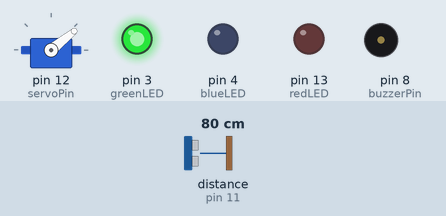
Recording of a sketch running on a simulated Arduino Uno, built with avr-gcc and run on an emulated ATmega328P. Shown: servo, output pins drawn as LEDs (lit = HIGH), buzzer (waves = sounding). Wiring (inferred from the names in the program): ultrasonic range finder: trigger pin 10; echo pin 11. Inputs (shaded band) come from the test bench; at power-on: distance to the obstacle (sensor on pin 11) 80 cm. The echo pulse lasts 58.3 µs per cm; pins used as bus, display or sensor lines are not drawn; what the sketch prints to the serial monitor is not drawn.

Above: at 1.2 s.
1.3 s: distance to the obstacle (sensor on pin 11) set to 2 cm
At 1.9 s:
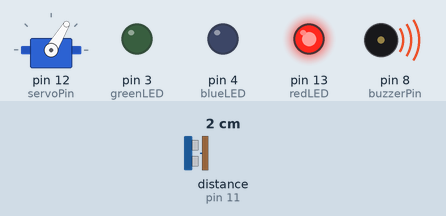
4.3 s: distance to the obstacle (sensor on pin 11) set to 120 cm
At 6.12 s:
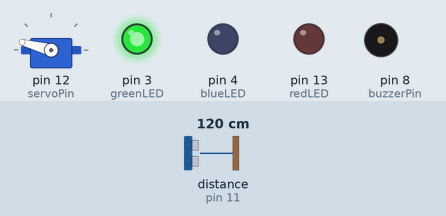
7.3 s: distance to the obstacle (sensor on pin 11) set to 4 cm
At 8.0 s:
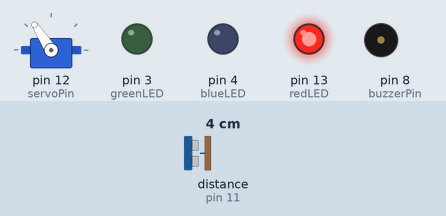
10.3 s: distance to the obstacle (sensor on pin 11) set to 250 cm
At 10.69 s:
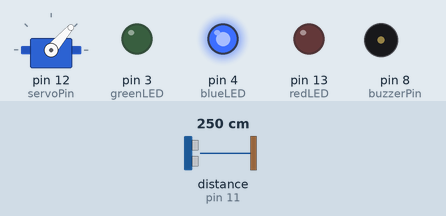
13.3 s: distance to the obstacle (sensor on pin 11) set to 18 cm
16.3 s: distance to the obstacle (sensor on pin 11) set to 23 cm
Timing chart, 0 to 25.8 s (numbered marks = the images above; inputs shaded):
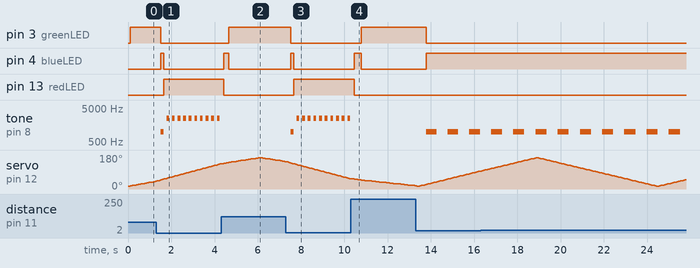

Measured:
- after the input at 1.3 s, pin 3 (greenLED): HIGH → LOW after 0.22 s; pin 4 (blueLED): LOW → HIGH after 0.22 s, → LOW 0.13 s later; pin 13 (redLED): LOW → HIGH after 0.35 s; tone on pin 8 (buzzerPin): silent → 1000 Hz after 0.22 s, then repeats every 0.26 s: silent 0.13 s, 2500 Hz 0.13 s
- after the input at 4.3 s, pin 3 (greenLED): LOW → HIGH after 0.36 s; pin 4 (blueLED): LOW → HIGH after 0.13 s, → LOW 0.23 s later; pin 13 (redLED): HIGH → LOW after 0.13 s; tone on pin 8 (buzzerPin): stops changing and stays silent
- after the input at 7.3 s, pin 3 (greenLED): HIGH → LOW after 0.23 s; pin 4 (blueLED): LOW → HIGH after 0.23 s, → LOW 0.13 s later; pin 13 (redLED): LOW → HIGH after 0.36 s; tone on pin 8 (buzzerPin): silent → 1000 Hz after 0.23 s, then repeats every 0.26 s: silent 0.13 s, 2500 Hz 0.13 s
- after the input at 10.3 s, pin 3 (greenLED): LOW → HIGH after 0.48 s; pin 4 (blueLED): LOW → HIGH after 0.15 s, → LOW 0.33 s later; pin 13 (redLED): HIGH → LOW after 0.15 s; tone on pin 8 (buzzerPin): stops changing and stays silent
- after the input at 13.3 s, pin 3 (greenLED): HIGH → LOW after 0.48 s; pin 4 (blueLED): LOW → HIGH after 0.48 s; tone on pin 8 (buzzerPin): alternates 1000 Hz for 0.50 s and silent for 0.50 s, starting after 0.48 s

The sketch:

GrowSafe.ino
```cpp
#include <Servo.h>

const int trigPin = 10;
const int echoPin = 11;
const int servoPin = 12;
const int buzzerPin = 8;

const int greenLED = 3;
const int blueLED = 4;
const int redLED = 13;

Servo myServo;

int distance = 50;
int stableDistance = 50;

int currentState = 0;
// 0 = Grün, 1 = Blau, 2 = Rot

unsigned long lastBeepTime = 0;
bool buzzerOn = false;

void setup() {
  pinMode(trigPin, OUTPUT);
  pinMode(echoPin, INPUT);

  pinMode(greenLED, OUTPUT);
  pinMode(blueLED, OUTPUT);
  pinMode(redLED, OUTPUT);
  pinMode(buzzerPin, OUTPUT);

  Serial.begin(9600);
  myServo.attach(servoPin);
}

void loop() {
  scanForward();
  scanBackward();
}

void scanForward() {
  for (int angle = 15; angle <= 165; angle += 2) {
    myServo.write(angle);
    delay(25);

    distance = getStableDistance();
    updateState(distance);
    updateLEDs();
    updateBuzzer();
    sendData(angle, distance);
  }
}

void scanBackward() {
  for (int angle = 165; angle >= 15; angle -= 2) {
    myServo.write(angle);
    delay(25);

    distance = getStableDistance();
    updateState(distance);
    updateLEDs();
    updateBuzzer();
    sendData(angle, distance);
  }
}

int getStableDistance() {
  int values[7];

  for (int i = 0; i < 7; i++) {
    values[i] = readDistanceOnce();
    delay(5);
  }

  for (int i = 0; i < 6; i++) {
    for (int j = i + 1; j < 7; j++) {
      if (values[j] < values[i]) {
        int temp = values[i];
        values[i] = values[j];
        values[j] = temp;
      }
    }
  }

  int median = values[3];

  stableDistance = (stableDistance * 3 + median) / 4;

  return stableDistance;
}

int readDistanceOnce() {
  digitalWrite(trigPin, LOW);
  delayMicroseconds(3);

  digitalWrite(trigPin, HIGH);
  delayMicroseconds(10);
  digitalWrite(trigPin, LOW);

  long duration = pulseIn(echoPin, HIGH, 15000);

  if (duration == 0) {
    return 50;
  }

  int cm = duration * 0.0343 / 2;

  if (cm > 50) cm = 50;
  if (cm < 2) cm = 2;

  return cm;
}

void updateState(int d) {
  // Hysterese: verhindert Flackern zwischen Farben

  if (currentState == 0) {
    // Grün bleibt ruhig, bis Objekt klar näher als 20 cm ist
    if (d <= 20) currentState = 1;
  }

  else if (currentState == 1) {
    // Blau
    if (d <= 10) currentState = 2;
    else if (d >= 25) currentState = 0;
  }

  else if (currentState == 2) {
    // Rot bleibt, bis Abstand wieder sicher über 13 cm ist
    if (d >= 13) currentState = 1;
  }
}

void updateLEDs() {
  if (currentState == 0) {
    digitalWrite(greenLED, HIGH);
    digitalWrite(blueLED, LOW);
    digitalWrite(redLED, LOW);
  }

  else if (currentState == 1) {
    digitalWrite(greenLED, LOW);
    digitalWrite(blueLED, HIGH);
    digitalWrite(redLED, LOW);
  }

  else if (currentState == 2) {
    digitalWrite(greenLED, LOW);
    digitalWrite(blueLED, LOW);
    digitalWrite(redLED, HIGH);
  }
}

void updateBuzzer() {
  unsigned long now = millis();

  if (currentState == 0) {
    noTone(buzzerPin);
    buzzerOn = false;
    return;
  }

  int interval;
  int frequency;

  if (currentState == 1) {
    interval = 450;
    frequency = 1000;
  }
  else {
    interval = 100;
    frequency = 2500;
  }

  if (now - lastBeepTime >= interval) {
    lastBeepTime = now;
    buzzerOn = !buzzerOn;

    if (buzzerOn) {
      tone(buzzerPin, frequency);
    } else {
      noTone(buzzerPin);
    }
  }
}

void sendData(int angle, int distance) {
  Serial.print(angle);
  Serial.print(",");
  Serial.print(distance);
  Serial.print(".");
}
```
